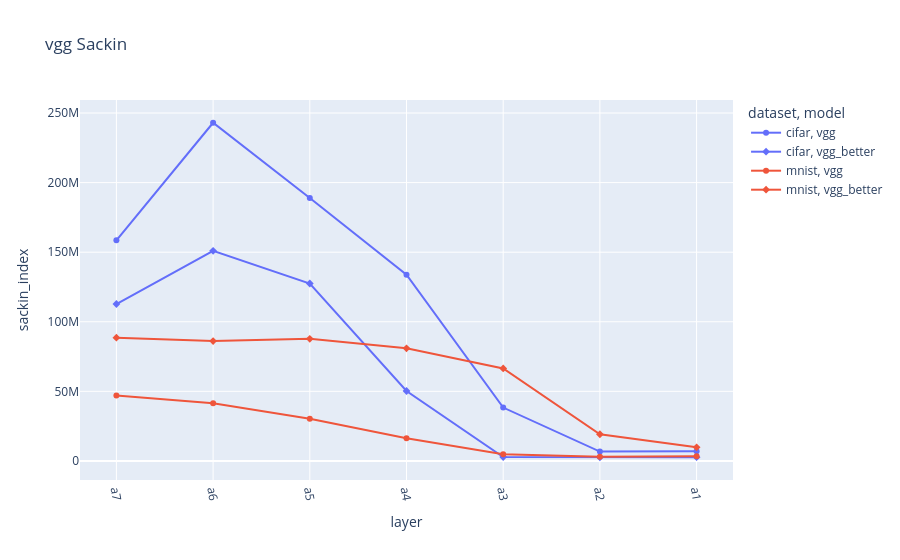

Notebook code cell kept with this figure:
### Code cell
vgg = full_data[(full_data["model"].str.contains("vgg")) & (full_data["split"] == "trainUval")].copy()

vgg["layer_idx"] = vgg["layer"].apply(lambda x: layer_order['vgg'].index(x))
vgg.sort_values("layer_idx", inplace=True)

fig = px.line(vgg, x="layer", y="sackin_index", color="dataset", symbol="model", color_discrete_sequence=px.colors.qualitative.Plotly, title="vgg Sackin")
fig.update_xaxes(tickangle=80)
# fig.update_yaxes(type="log")

### Figure 1 — Plotly figure (JSON) as saved in the notebook; plotly's stock layout.template omitted (floating-point values rounded to 4 significant figures)
{"data": [{"hovertemplate": "dataset=cifar<br>model=vgg<br>layer=%{x}<br>sackin_index=%{y}<extra></extra>", "legendgroup": "cifar, vgg", "line": {"color": "#636EFA", "dash": "solid"}, "marker": {"symbol": "circle"}, "mode": "lines+markers", "name": "cifar, vgg", "orientation": "v", "showlegend": true, "type": "scatter", "x": ["a7", "a6", "a5", "a4", "a3", "a2", "a1"], "xaxis": "x", "y": [158500000.0, 243000000.0, 188900000.0, 133800000.0, 38340000.0, 6709000.0, 6875000.0], "yaxis": "y"}, {"hovertemplate": "dataset=cifar<br>model=vgg_better<br>layer=%{x}<br>sackin_index=%{y}<extra></extra>", "legendgroup": "cifar, vgg_better", "line": {"color": "#636EFA", "dash": "solid"}, "marker": {"symbol": "diamond"}, "mode": "lines+markers", "name": "cifar, vgg_better", "orientation": "v", "showlegend": true, "type": "scatter", "x": ["a7", "a6", "a5", "a4", "a3", "a2", "a1"], "xaxis": "x", "y": [112800000.0, 151000000.0, 127500000.0, 50250000.0, 2834000.0, 2637000.0, 2674000.0], "yaxis": "y"}, {"hovertemplate": "dataset=mnist<br>model=vgg<br>layer=%{x}<br>sackin_index=%{y}<extra></extra>", "legendgroup": "mnist, vgg", "line": {"color": "#EF553B", "dash": "solid"}, "marker": {"symbol": "circle"}, "mode": "lines+markers", "name": "mnist, vgg", "orientation": "v", "showlegend": true, "type": "scatter", "x": ["a7", "a6", "a5", "a4", "a3", "a2", "a1"], "xaxis": "x", "y": [46940000.0, 41400000.0, 30340000.0, 16230000.0, 4839000.0, 3082000.0, 3342000.0], "yaxis": "y"}, {"hovertemplate": "dataset=mnist<br>model=vgg_better<br>layer=%{x}<br>sackin_index=%{y}<extra></extra>", "legendgroup": "mnist, vgg_better", "line": {"color": "#EF553B", "dash": "solid"}, "marker": {"symbol": "diamond"}, "mode": "lines+markers", "name": "mnist, vgg_better", "orientation": "v", "showlegend": true, "type": "scatter", "x": ["a7", "a6", "a5", "a4", "a3", "a2", "a1"], "xaxis": "x", "y": [88540000.0, 86160000.0, 87710000.0, 80910000.0, 66440000.0, 19180000.0, 9796000.0], "yaxis": "y"}], "layout": {"legend": {"title": {"text": "dataset, model"}, "tracegroupgap": 0}, "title": {"text": "vgg Sackin"}, "xaxis": {"anchor": "y", "domain": [0, 1], "tickangle": 80, "title": {"text": "layer"}}, "yaxis": {"anchor": "x", "domain": [0, 1], "title": {"text": "sackin_index"}}}}
